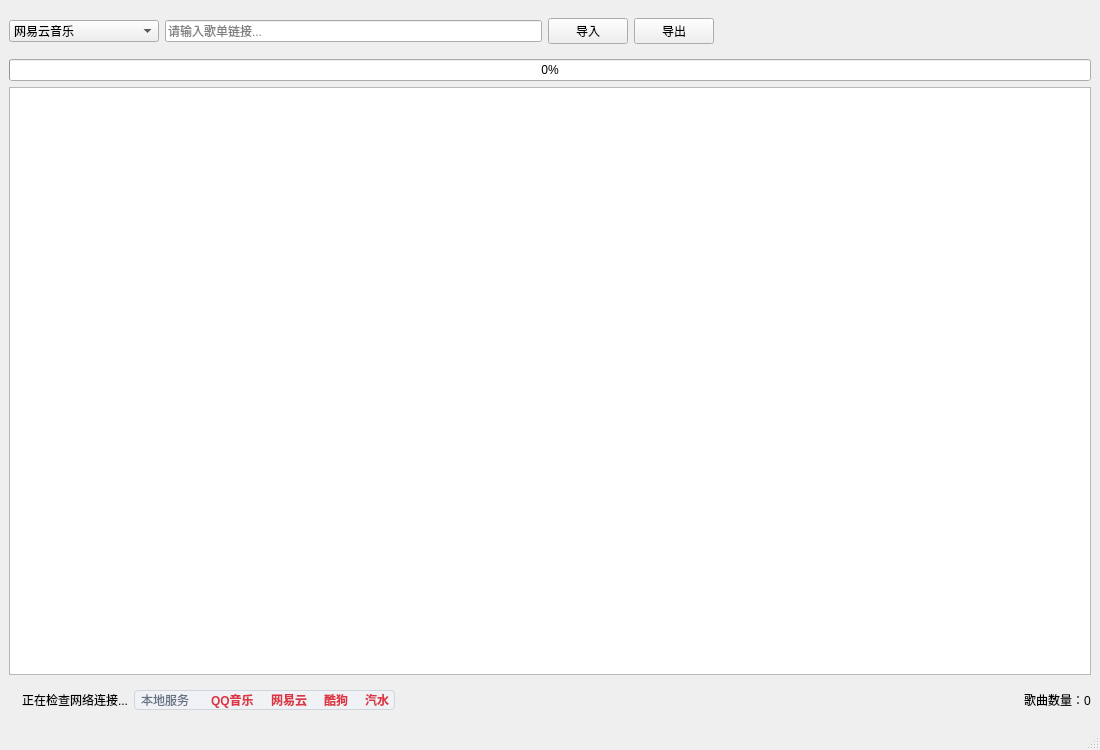
<?xml version="1.0" encoding="UTF-8"?>
<ui version="4.0">
 <class>MainWindow</class>
 <widget class="QMainWindow" name="MainWindow">
  <property name="geometry">
   <rect>
    <x>0</x>
    <y>0</y>
    <width>1100</width>
    <height>750</height>
   </rect>
  </property>
  <property name="windowTitle">
   <string>LCX - 音乐管理工具</string>
  </property>
  <widget class="QWidget" name="centralwidget">
   <layout class="QVBoxLayout" name="verticalLayout_main">
    <item>
     <widget class="QWidget" name="toolbarArea" native="true">
      <layout class="QHBoxLayout" name="horizontalLayout_toolbar">
       <property name="leftMargin">
        <number>0</number>
       </property>
       <property name="rightMargin">
        <number>0</number>
       </property>
       <item>
        <widget class="QComboBox" name="comboPlatform">
         <property name="minimumSize">
          <size>
           <width>150</width>
           <height>0</height>
          </size>
         </property>
         <property name="toolTip">
          <string>选择音乐平台</string>
         </property>
         <item>
          <property name="text">
           <string>网易云音乐</string>
          </property>
          <property name="icon">
           <iconset resource="../../resource/resources.qrc">
            <normaloff>:/icons/cloud.ico</normaloff>:/icons/cloud.ico</iconset>
          </property>
         </item>
         <item>
          <property name="text">
           <string>QQ音乐</string>
          </property>
          <property name="icon">
           <iconset resource="../../resource/resources.qrc">
            <normaloff>:/icons/qq.ico</normaloff>:/icons/qq.ico</iconset>
          </property>
         </item>
         <item>
          <property name="text">
           <string>酷狗音乐</string>
          </property>
          <property name="icon">
           <iconset resource="../../resource/resources.qrc">
            <normaloff>:/icons/kugou.ico</normaloff>:/icons/kugou.ico</iconset>
          </property>
         </item>
         <item>
          <property name="text">
           <string>汽水音乐</string>
          </property>
          <property name="icon">
           <iconset resource="../../resource/resources.qrc">
            <normaloff>:/icons/qishui.ico</normaloff>:/icons/qishui.ico</iconset>
          </property>
         </item>
        </widget>
       </item>
       <item>
        <widget class="QLineEdit" name="editPlaylistUrl">
         <property name="minimumSize">
          <size>
           <width>250</width>
           <height>0</height>
          </size>
         </property>
         <property name="placeholderText">
          <string>请输入歌单链接...</string>
         </property>
        </widget>
       </item>
       <item>
        <widget class="QPushButton" name="btnImport">
         <property name="minimumSize">
          <size>
           <width>80</width>
           <height>0</height>
          </size>
         </property>
         <property name="text">
          <string>导入</string>
         </property>
        </widget>
       </item>
       <item>
        <widget class="QPushButton" name="btnExport">
         <property name="minimumSize">
          <size>
           <width>80</width>
           <height>0</height>
          </size>
         </property>
         <property name="text">
          <string>导出</string>
         </property>
        </widget>
       </item>
       <item>
        <spacer name="horizontalSpacer_top">
         <property name="orientation">
          <enum>Qt::Horizontal</enum>
         </property>
         <property name="sizeHint" stdset="0">
          <size>
           <width>40</width>
           <height>20</height>
          </size>
         </property>
        </spacer>
       </item>
      </layout>
     </widget>
    </item>
    <item>
     <widget class="QProgressBar" name="progressBar">
      <property name="visible">
       <bool>false</bool>
      </property>
      <property name="maximum">
       <number>100</number>
      </property>
      <property name="value">
       <number>0</number>
      </property>
     </widget>
    </item>
    <item>
     <widget class="QTableView" name="tableView">
      <property name="alternatingRowColors">
       <bool>true</bool>
      </property>
      <property name="selectionMode">
       <enum>QAbstractItemView::ExtendedSelection</enum>
      </property>
      <property name="selectionBehavior">
       <enum>QAbstractItemView::SelectRows</enum>
      </property>
      <property name="showGrid">
       <bool>true</bool>
      </property>
      <property name="sortingEnabled">
       <bool>true</bool>
      </property>
     </widget>
    </item>
    <item>
     <widget class="QWidget" name="statusArea" native="true">
      <layout class="QHBoxLayout" name="horizontalLayout_status">
       <property name="leftMargin">
        <number>0</number>
       </property>
       <property name="rightMargin">
        <number>0</number>
       </property>
       <item>
        <widget class="QLabel" name="labelNetworkIcon">
         <property name="maximumSize">
          <size>
           <width>30</width>
           <height>16777215</height>
          </size>
         </property>
         <property name="text">
          <string/>
         </property>
         <property name="textFormat">
          <enum>Qt::RichText</enum>
         </property>
         <property name="pixmap">
          <pixmap resource="../../resource/resources.qrc">:/icons/network.ico</pixmap>
         </property>
        </widget>
       </item>
       <item>
        <widget class="QLabel" name="labelNetworkStatus">
         <property name="text">
          <string>正在检查网络连接...</string>
         </property>
        </widget>
       </item>
       <item>
        <widget class="QWidget" name="serverStatusArea" native="true">
         <property name="styleSheet">
          <string notr="true">QWidget#serverStatusArea {
    background: #f0f2f5;
    border: 1px solid #d0d5dd;
    border-radius: 4px;
    padding: 2px 6px;
}
QWidget[platformBox=&quot;true&quot;] {
    background: transparent;
    border: none;
    border-radius: 3px;
    padding: 1px 6px;
}</string>
         </property>
         <layout class="QHBoxLayout" name="horizontalLayout_serverStatus">
          <property name="spacing">
           <number>4</number>
          </property>
          <property name="leftMargin">
           <number>4</number>
          </property>
          <property name="topMargin">
           <number>1</number>
          </property>
          <property name="rightMargin">
           <number>4</number>
          </property>
          <property name="bottomMargin">
           <number>1</number>
          </property>
          <item>
           <widget class="QLabel" name="labelServerTitle">
            <property name="styleSheet">
             <string notr="true">color: #667085; font-size: 12px; padding-right: 4px;</string>
            </property>
            <property name="text">
             <string>本地服务</string>
            </property>
           </widget>
          </item>
          <item>
           <widget class="QWidget" name="platformBox_QQ" native="true">
            <property name="platformBox" stdset="0">
             <bool>true</bool>
            </property>
            <layout class="QHBoxLayout" name="layout_platform_QQ">
             <property name="spacing">
              <number>2</number>
             </property>
             <property name="leftMargin">
              <number>2</number>
             </property>
             <property name="topMargin">
              <number>0</number>
             </property>
             <property name="rightMargin">
              <number>2</number>
             </property>
             <property name="bottomMargin">
              <number>0</number>
             </property>
             <item>
              <widget class="QLabel" name="iconQQMusic">
               <property name="maximumSize">
                <size>
                 <width>14</width>
                 <height>14</height>
                </size>
               </property>
               <property name="pixmap">
                <pixmap resource="../../resource/resources.qrc">:/icons/qq.ico</pixmap>
               </property>
               <property name="scaledContents">
                <bool>true</bool>
               </property>
              </widget>
             </item>
             <item>
              <widget class="QLabel" name="labelQQMusicServer">
               <property name="toolTip">
                <string>QQ音乐本地服务器状态（红=未启动，绿=运行中）</string>
               </property>
               <property name="styleSheet">
                <string notr="true">color: #dc3545; font-size: 12px; font-weight: bold;</string>
               </property>
               <property name="text">
                <string>QQ音乐</string>
               </property>
              </widget>
             </item>
            </layout>
           </widget>
          </item>
          <item>
           <widget class="QWidget" name="platformBox_Wangyi" native="true">
            <property name="platformBox" stdset="0">
             <bool>true</bool>
            </property>
            <layout class="QHBoxLayout" name="layout_platform_Wangyi">
             <property name="spacing">
              <number>2</number>
             </property>
             <property name="leftMargin">
              <number>2</number>
             </property>
             <property name="topMargin">
              <number>0</number>
             </property>
             <property name="rightMargin">
              <number>2</number>
             </property>
             <property name="bottomMargin">
              <number>0</number>
             </property>
             <item>
              <widget class="QLabel" name="iconWangyiMusic">
               <property name="maximumSize">
                <size>
                 <width>14</width>
                 <height>14</height>
                </size>
               </property>
               <property name="pixmap">
                <pixmap resource="../../resource/resources.qrc">:/icons/cloud.ico</pixmap>
               </property>
               <property name="scaledContents">
                <bool>true</bool>
               </property>
              </widget>
             </item>
             <item>
              <widget class="QLabel" name="labelWangyiServer">
               <property name="toolTip">
                <string>网易云本地服务器状态（红=未启动，绿=运行中）</string>
               </property>
               <property name="styleSheet">
                <string notr="true">color: #dc3545; font-size: 12px; font-weight: bold</string>
               </property>
               <property name="text">
                <string>网易云</string>
               </property>
              </widget>
             </item>
            </layout>
           </widget>
          </item>
          <item>
           <widget class="QWidget" name="platformBox_Kugou" native="true">
            <property name="platformBox" stdset="0">
             <bool>true</bool>
            </property>
            <layout class="QHBoxLayout" name="layout_platform_Kugou">
             <property name="spacing">
              <number>2</number>
             </property>
             <property name="leftMargin">
              <number>2</number>
             </property>
             <property name="topMargin">
              <number>0</number>
             </property>
             <property name="rightMargin">
              <number>2</number>
             </property>
             <property name="bottomMargin">
              <number>0</number>
             </property>
             <item>
              <widget class="QLabel" name="iconKugouMusic">
               <property name="maximumSize">
                <size>
                 <width>14</width>
                 <height>14</height>
                </size>
               </property>
               <property name="pixmap">
                <pixmap resource="../../resource/resources.qrc">:/icons/kugou.ico</pixmap>
               </property>
               <property name="scaledContents">
                <bool>true</bool>
               </property>
              </widget>
             </item>
             <item>
              <widget class="QLabel" name="labelKugouServer">
               <property name="toolTip">
                <string>酷狗本地服务器状态（红=未启动，绿=运行中）</string>
               </property>
               <property name="styleSheet">
                <string notr="true">color: #dc3545; font-size: 12px; font-weight: bold</string>
               </property>
               <property name="text">
                <string>酷狗</string>
               </property>
              </widget>
             </item>
            </layout>
           </widget>
          </item>
          <item>
           <widget class="QWidget" name="platformBox_Qishui" native="true">
            <property name="platformBox" stdset="0">
             <bool>true</bool>
            </property>
            <layout class="QHBoxLayout" name="layout_platform_Qishui">
             <property name="spacing">
              <number>2</number>
             </property>
             <property name="leftMargin">
              <number>2</number>
             </property>
             <property name="topMargin">
              <number>0</number>
             </property>
             <property name="rightMargin">
              <number>2</number>
             </property>
             <property name="bottomMargin">
              <number>0</number>
             </property>
             <item>
              <widget class="QLabel" name="iconQishuiMusic">
               <property name="maximumSize">
                <size>
                 <width>14</width>
                 <height>14</height>
                </size>
               </property>
               <property name="pixmap">
                <pixmap resource="../../resource/resources.qrc">:/icons/qishui.ico</pixmap>
               </property>
               <property name="scaledContents">
                <bool>true</bool>
               </property>
              </widget>
             </item>
             <item>
              <widget class="QLabel" name="labelQishuiServer">
               <property name="toolTip">
                <string>汽水音乐本地服务器状态（红=未启动，绿=运行中）</string>
               </property>
               <property name="styleSheet">
                <string notr="true">color: #dc3545; font-size: 12px; font-weight: bold</string>
               </property>
               <property name="text">
                <string>汽水</string>
               </property>
              </widget>
             </item>
            </layout>
           </widget>
          </item>
         </layout>
        </widget>
       </item>
       <item>
        <spacer name="horizontalSpacer_bottom">
         <property name="orientation">
          <enum>Qt::Horizontal</enum>
         </property>
         <property name="sizeHint" stdset="0">
          <size>
           <width>40</width>
           <height>20</height>
          </size>
         </property>
        </spacer>
       </item>
       <item>
        <widget class="QLabel" name="labelSongCount">
         <property name="text">
          <string>歌曲数量：0</string>
         </property>
        </widget>
       </item>
      </layout>
     </widget>
    </item>
   </layout>
  </widget>
  <widget class="QMenuBar" name="menubar">
   <property name="geometry">
    <rect>
     <x>0</x>
     <y>0</y>
     <width>1100</width>
     <height>23</height>
    </rect>
   </property>
  </widget>
  <widget class="QStatusBar" name="statusbar"/>
 </widget>
 <resources>
  <include location="../../resource/resources.qrc"/>
 </resources>
 <connections/>
</ui>
